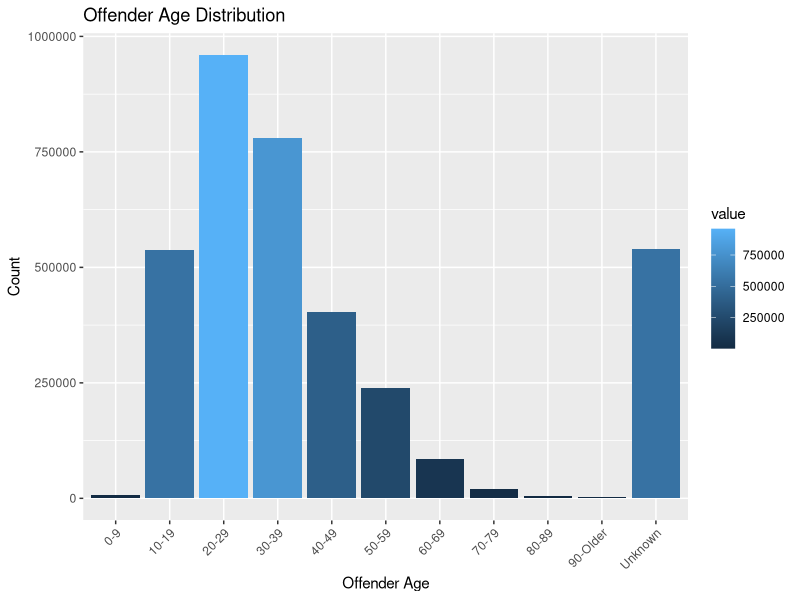
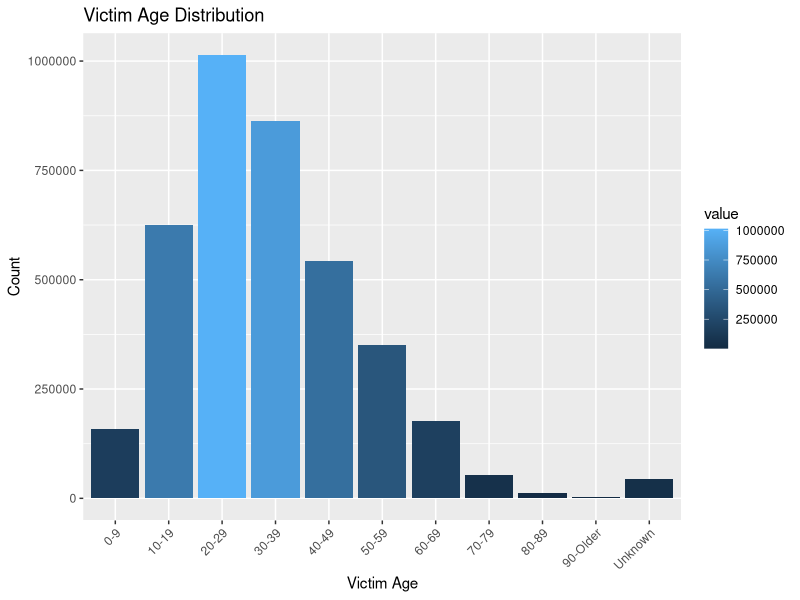
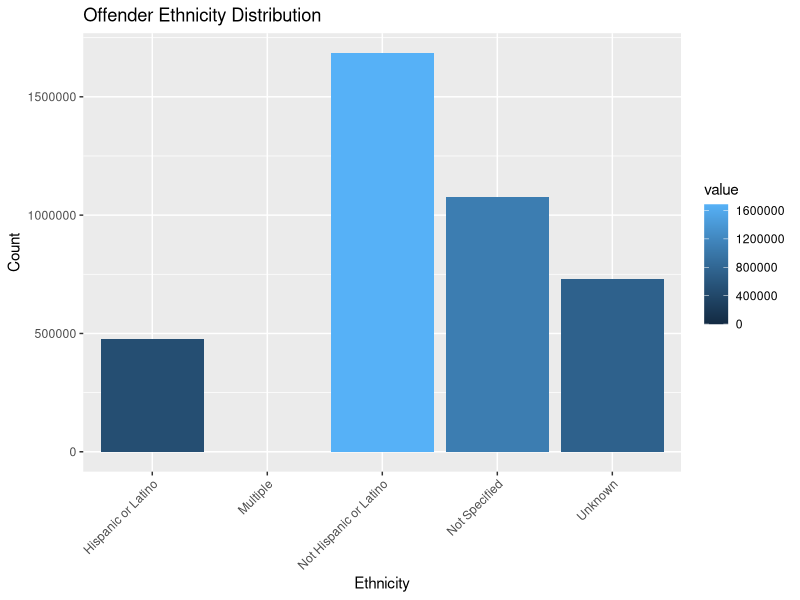
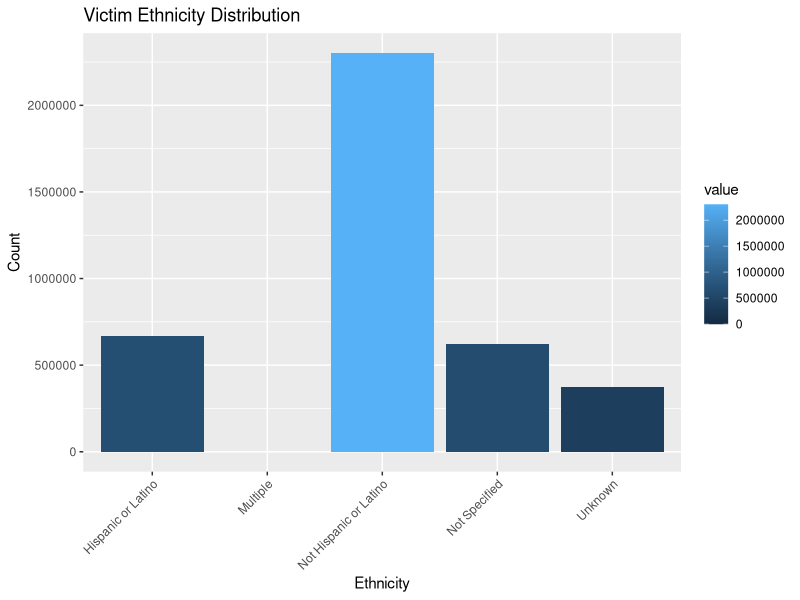
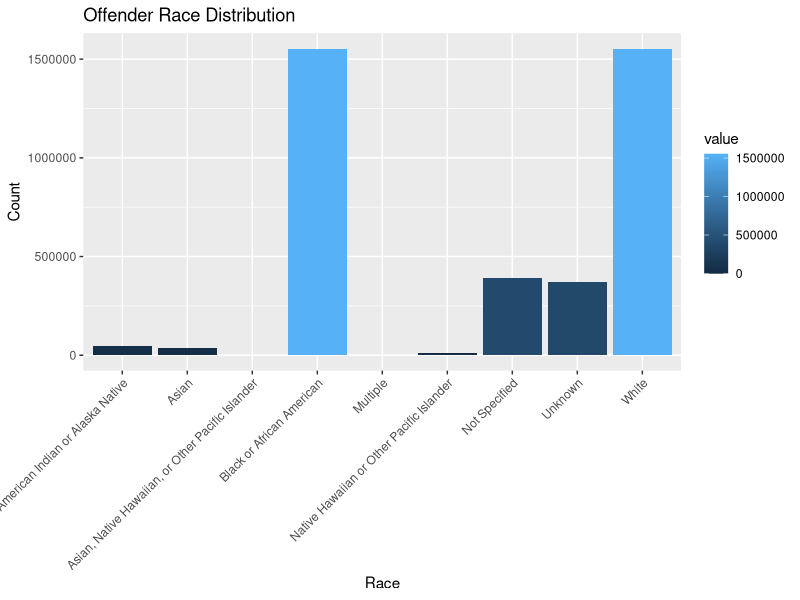
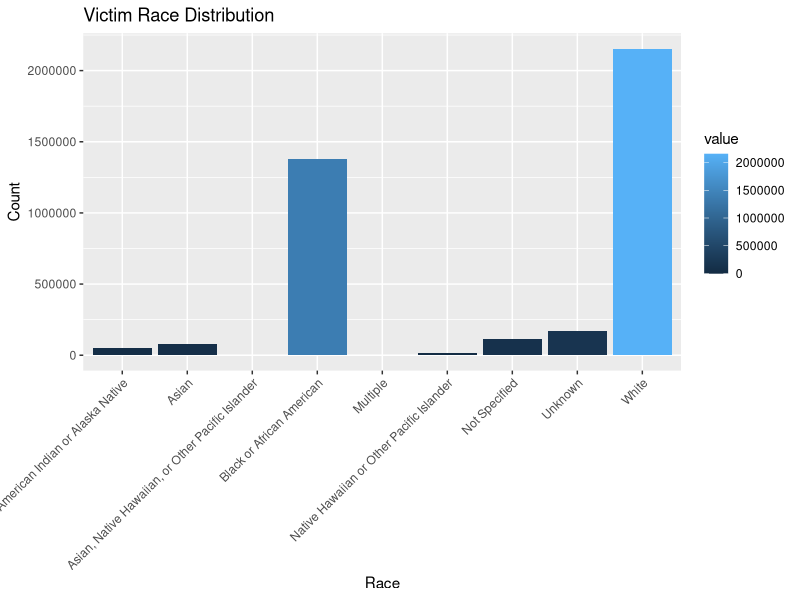
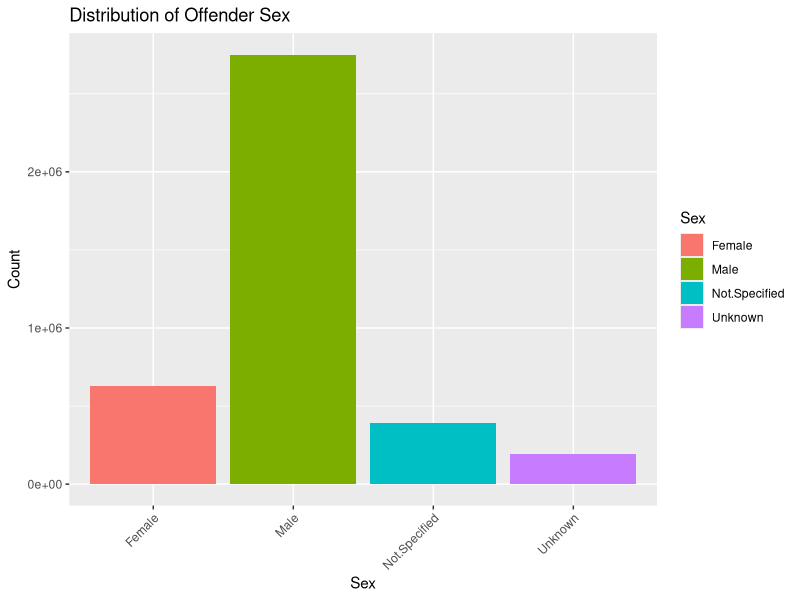
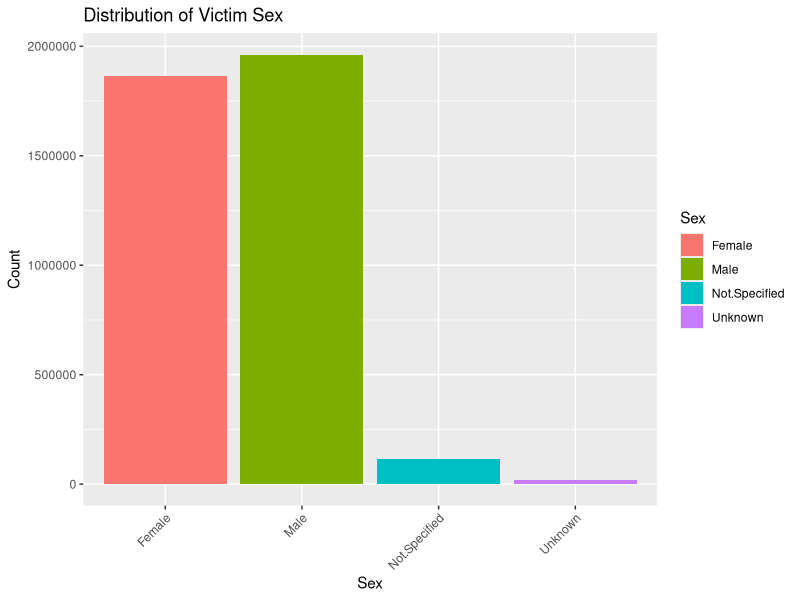

Write R code to recreate these figures, in order.
## ---- chunk 1
#| label: libraries
#| include: false

library(dplyr)
library(ggplot2)
library(readr)
library(tidyr)

data1 <- read.csv("Offender.csv")
data2 <- read.csv("Victim.csv")
data3 <- read.csv("Offender_ethnicity.csv")
data4 <- read.csv("Victim_ethnicity.csv")
data5 <- read.csv("Offender_race.csv")
data6 <- read.csv("Victim_race.csv")
data7 <- read.csv("Offender_sex.csv")
data8 <- read.csv("Victim_sex.csv")
data9 <- read.csv("Location.csv")
data10 <- read.csv("Relationship.csv")
data11 <- read.csv("Weapon.csv")
data12 <- read.csv("Offense.csv")

data7_long <- data7 %>%
  pivot_longer(
    cols = everything(),          
    names_to = "Sex",             
    values_to = "Count"           
  )

data8_long <- data8 %>%
  pivot_longer(
    cols = everything(),          
    names_to = "Sex",             
    values_to = "Count"           
  )
## ---- chunk 2
# Offender Age Distribution
ggplot(data1, aes(x = key, y = value, fill = value)) + 
  geom_bar(stat = "identity") +
  labs(title = "Offender Age Distribution", x = "Offender Age", y = "Count") +
  theme(axis.text.x = element_text(angle = 45, hjust = 1))

# Victim Age Distribution
ggplot(data2, aes(x = key, y = value, fill = value)) + 
  geom_bar(stat = "identity") +
  labs(title = "Victim Age Distribution", x = "Victim Age", y = "Count") +
  theme(axis.text.x = element_text(angle = 45, hjust = 1))
## ---- chunk 3
# Offender Ethnicity Counts
ggplot(data3, aes(x = key, y = value, fill = value)) + 
  geom_bar(stat = "identity") +
  labs(title = "Offender Ethnicity Distribution", x = "Ethnicity", y = "Count") +
  theme(axis.text.x = element_text(angle = 45, hjust = 1))

# Victim Ethnicity Counts
ggplot(data4, aes(x = key, y = value, fill = value)) + 
  geom_bar(stat = "identity") +
  labs(title = "Victim Ethnicity Distribution", x = "Ethnicity", y = "Count") +
  theme(axis.text.x = element_text(angle = 45, hjust = 1))
## ---- chunk 4
# Offender Race Counts
ggplot(data5, aes(x = key, y = value, fill = value)) + 
  geom_bar(stat = "identity") +
  labs(title = "Offender Race Distribution", x = "Race", y = "Count") +
  theme(axis.text.x = element_text(angle = 45, hjust = 1))

# Victim Race Counts
ggplot(data6, aes(x = key, y = value, fill = value)) + 
  geom_bar(stat = "identity") +
  labs(title = "Victim Race Distribution", x = "Race", y = "Count") +
  theme(axis.text.x = element_text(angle = 45, hjust = 1))
## ---- chunk 5
# Offender sex
ggplot(data7_long, aes(x = Sex, y = Count, fill = Sex)) +
  geom_bar(stat = "identity") +
  labs(title = "Distribution of Offender Sex", x = "Sex", y = "Count") +
  theme(axis.text.x = element_text(angle = 45, hjust = 1))

# Victim sex
ggplot(data8_long, aes(x = Sex, y = Count, fill = Sex)) +
  geom_bar(stat = "identity") +
  labs(title = "Distribution of Victim Sex", x = "Sex", y = "Count") +
  theme(axis.text.x = element_text(angle = 45, hjust = 1))
## ---- chunk 6
# Location of Incidents
ggplot(data9, aes(x = key, y = value, fill = value)) +
  geom_bar(stat = "identity") +
  labs(title = "Incidents by Location", x = "Location", y = "Count") +
  theme(axis.text.x = element_text(angle = 45, hjust = 1))
## ---- chunk 7
# Weapons used at Incident
ggplot(data11, aes(x = key, y = value, fill = value)) +
  geom_bar(stat = "identity") +
  labs(title = "Incidents by Weapon", x = "Weapon", y = "Count") +
  theme(axis.text.x = element_text(angle = 45, hjust =1))
## ---- chunk 8
# Type of Offense
ggplot(data12, aes(x = key, y = value, fill = value)) +
  geom_bar(stat = "identity") +
  coord_flip() +
  labs(title = "Type of Offense", x= "Offense", y = "Count") +
  theme(axist.text.x = element_text(angle = 45, hjust =1))
## ---- chunk 9
# Relationship between Offender and Victim
ggplot(data10, aes(x = key, y = value, fill = value)) +
  geom_bar(stat = "identity") +
  coord_flip() +
  labs(title = "Relationship Between Offender and Victim", x = "Relationship", y = "Count")
